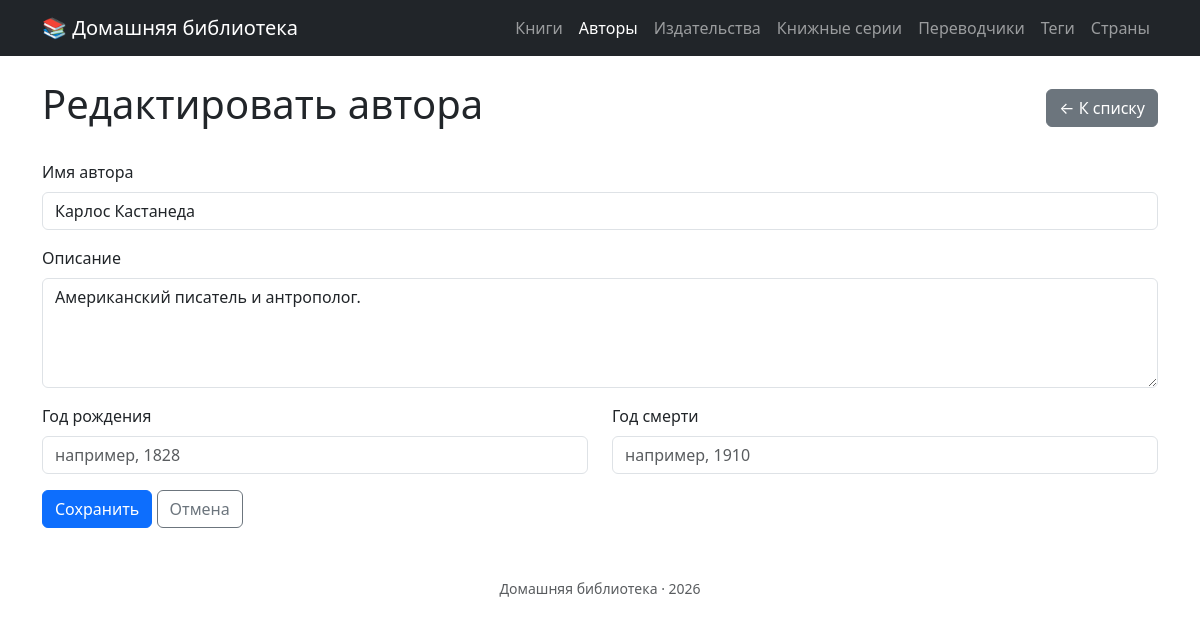
Screenshot of /authors/1/edit with the database file from the repository.
### tables this page shows
CREATE TABLE `authors` (
  `id` int unsigned NOT NULL AUTO_INCREMENT,
  `name` varchar(200) DEFAULT NULL,
  `birth_year` smallint unsigned DEFAULT NULL,
  `death_year` smallint unsigned DEFAULT NULL,
  `description` text,
  `created_at` datetime NOT NULL DEFAULT CURRENT_TIMESTAMP,
  `updated_at` datetime NOT NULL DEFAULT CURRENT_TIMESTAMP ON UPDATE CURRENT_TIMESTAMP,
  PRIMARY KEY (`id`),
  UNIQUE KEY `uq_authors_name` (`name`)
);

### src/Presentation/View/render.php (called while the page is built, shortened)
<?php
function render(string $template, array $data = []): string
{
    extract($data, EXTR_SKIP);
    require BASE_PATH . "/src/Presentation/View/{$template}.php";
    return ob_get_clean();
}

### src/Presentation/Controller/AuthorController.php (called while the page is built, shortened)
<?php
class AuthorController
{
    public function edit(int $id): void{
        $author = $this->authorRepo->findById($id);
        $title = 'Редактировать автора';
        $data = [
            'author' => $author,
            'title' => $title,
            'errors' => []
        ];
        $content = render('author/form', $data);
        require BASE_PATH . '/src/Presentation/View/layout.php';
    }
}

### public/index.php (called while the page is built, shortened)
<?php
require BASE_PATH . '/src/Presentation/View/render.php';
$pdo = new \PDO(
    'mysql:host=127.0.0.1;dbname=books;charset=utf8mb4',
    'root',
    '',
    [
        \PDO::ATTR_ERRMODE => \PDO::ERRMODE_EXCEPTION,
        \PDO::ATTR_DEFAULT_FETCH_MODE => \PDO::FETCH_ASSOC,
    ]
);
$bookRepo = new PdoBookRepository($pdo);
$authorRepo = new PdoAuthorRepository($pdo);
$countryRepo = new PdoCountryRepository($pdo);
$publisherRepo = new PdoPublisherRepository($pdo);
$seriesRepo = new PdoSeriesRepository($pdo);
$translatorRepo = new PdoTranslatorRepository($pdo);
$tagRepo = new PdoTagRepository($pdo);
$bookController = new BookController($bookRepo, $authorRepo, $countryRepo, $publisherRepo, $seriesRepo, $translatorRepo, $tagRepo);
$authorController = new AuthorController($bookRepo, $authorRepo);
$countryController = new CountryController($countryRepo);
$publisherController = new PublisherController($publisherRepo, $bookRepo, $authorRepo);
$seriesController = new SeriesController($seriesRepo, $bookRepo, $authorRepo);
$translatorController = new TranslatorController($translatorRepo, $bookRepo, $authorRepo);
$tagController = new TagController($tagRepo, $bookRepo, $authorRepo);
$router = new Router();
$router->get('/', function() {
    $title = 'Главная';
    $content = render('home');
    require BASE_PATH . '/src/Presentation/View/layout.php';
});
$router->get('/books', function() use($bookController){
    $bookController->index();
});
$router->get('/books/create', function () use ($bookController){
    $bookController->create();
});
$router->post('/books', function () use ($bookController) {
    $bookController->store();
});
$router->get('/books/{id}/edit', function ($id) use ($bookController){
    $bookController->edit((int) $id);
});
$router->post('/books/{id}', function ($id) use ($bookController) {
    $bookController->update((int) $id);
});
$router->post('/books/{id}/delete', function ($id) use ($bookController){
    $bookController->delete((int) $id);
});
$router->get('/books/{id}', function ($id) use ($bookController){
    $bookController->show((int) $id);
});
$router->get('/authors', function () use ($authorController) {
    $authorController->index();
});
$router->get('/authors/create', function () use ($authorController){
    $authorController->create();
});
$router->post('/authors', function () use ($authorController) {
    $authorController->store();
});
$router->get('/authors/{id}/edit', function ($id) use ($authorController){
    $authorController->edit((int) $id);
});
$router->post('/authors/{id}', function ($id) use ($authorController) {
    $authorController->update((int) $id);
});
$router->post('/authors/{id}/delete', function ($id) use ($authorController){
    $authorController->delete((int) $id);
});
$router->get('/authors/{id}', function ($id) use ($authorController) {
    $authorController->show((int) $id);
});
$router->get('/countries', function() use($countryController){
    $countryController->index();
});
$router->get('/countries/create', function() use($countryController){
    $countryController->create();
});
$router->post('/countries', function() use($countryController){
    $countryController->store();
});
$router->get('/countries/{id}/edit', function($id) use ($countryController){
    $countryController->edit((int) $id);
});
$router->post('/countries/{id}', function($id) use ($countryController){
    $countryController->update((int) $id);
});
$router->post('/countries/{id}/delete', function($id) use ($countryController){
    $countryController->delete((int) $id);
});
$router->get('/publishers', function () use ($publisherController) {
    $publisherController->index();
});
$router->get('/publishers/create', function () use ($publisherController) {
    $publisherController->create();
});
$router->post('/publishers', function () use ($publisherController) {
    $publisherController->store();
});
$router->get('/publishers/{id}/edit', function ($id) use ($publisherController) {
    $publisherController->edit((int) $id);
});
$router->post('/publishers/{id}', function ($id) use ($publisherController) {
    $publisherController->update((int) $id);
});
$router->post('/publishers/{id}/delete', function ($id) use ($publisherController) {
    $publisherController->delete((int) $id);
});
$router->get('/series', function () use ($seriesController) {
    $seriesController->index();
});
$router->get('/series/create', function () use ($seriesController) {
    $seriesController->create();
});
$router->post('/series', function () use ($seriesController) {
    $seriesController->store();
});
$router->get('/series/{id}/edit', function ($id) use ($seriesController) {
    $seriesController->edit((int) $id);
});
$router->post('/series/{id}', function ($id) use ($seriesController) {
    $seriesController->update((int) $id);
});
$router->post('/series/{id}/delete', function ($id) use ($seriesController) {
    $seriesController->delete((int) $id);
});
$router->get('/publishers/{id}', function ($id) use ($publisherController) {
    $publisherController->show((int) $id);
});
$router->get('/series/{id}', function ($id) use ($seriesController) {
    $seriesController->show((int) $id);
});
$router->get('/translators', function () use ($translatorController) {
    $translatorController->index();
});
$router->get('/translators/create', function () use ($translatorController) {
    $translatorController->create();
});
$router->post('/translators', function () use ($translatorController) {
    $translatorController->store();
});
$router->get('/translators/{id}/edit', function ($id) use ($translatorController) {
    $translatorController->edit((int) $id);
});
$router->post('/translators/{id}', function ($id) use ($translatorController) {
    $translatorController->update((int) $id);
});
$router->post('/translators/{id}/delete', function ($id) use ($translatorController) {
    $translatorController->delete((int) $id);
});
$router->get('/translators/{id}', function ($id) use ($translatorController) {
    $translatorController->show((int) $id);
});
$router->get('/tags', function () use ($tagController) {
    $tagController->index();
});
$router->get('/tags/create', function () use ($tagController) {
    $tagController->create();
});
$router->post('/tags', function () use ($tagController) {
    $tagController->store();
});
$router->get('/tags/{id}/edit', function ($id) use ($tagController) {
    $tagController->edit((int) $id);
});
$router->post('/tags/{id}', function ($id) use ($tagController) {
    $tagController->update((int) $id);
});
$router->post('/tags/{id}/delete', function ($id) use ($tagController) {
    $tagController->delete((int) $id);
});
$router->get('/tags/{id}', function ($id) use ($tagController) {
    $tagController->show((int) $id);
});
$router->run($_SERVER['REQUEST_URI'], $_SERVER['REQUEST_METHOD']);

### src/Infrastructure/Database/PdoAuthorRepository.php (called while the page is built, shortened)
<?php
final class PdoAuthorRepository implements AuthorRepositoryInterface
{
    public function findById(int $id): ?Author
    {
        $stmt = $this->pdo->prepare("SELECT * FROM authors WHERE id = :id");
        $stmt->execute(['id'=>$id]);
        $row = $stmt->fetch(\PDO::FETCH_ASSOC);
        $author =  Author::reconstitute(
            id: (int)$row['id'],
            name: $row['name'],
            description: $row['description'],
            birthYear: $row['birth_year'],
            deathYear: $row['death_year'],
            createdAt: new \DateTimeImmutable($row['created_at']),
            updatedAt: new \DateTimeImmutable($row['updated_at'])
        );
        return $author;
    }
}

### src/Domain/Author/Author.php (called while the page is built, shortened)
<?php
final class Author
{
    public static function reconstitute(
        int $id,
        string $name,
        ?string $description,
        ?int $birthYear,
        ?int $deathYear,
        \DateTimeImmutable $createdAt,
        \DateTimeImmutable $updatedAt
    ): self{
        return new self(
            id: $id,
            name: $name,
            description: $description,
            birthYear: $birthYear,
            deathYear: $deathYear,
            createdAt: $createdAt,
            updatedAt: $updatedAt
        );
    }
    public function id():int {
        return $this->id;
    }
    public function name(): string{
        return $this->name;
    }
    public function description(): ?string{
        return $this->description;
    }
    public function birthYear(): ?int{
        return $this->birthYear;
    }
    public function deathYear(): ?int{
        return $this->deathYear;
    }
}

### src/Presentation/View/author/form.php (the view, shortened to what this page needs)
<div class="d-flex justify-content-between align-items-center mb-4">
    <h1><?= htmlspecialchars($title) ?></h1>
    <a href="/authors" class="btn btn-secondary">← К списку</a>
</div>
<form method="post" action="<?= $author === null ? '/authors' : '/authors/' . $author->id() ?>">
    <div class="mb-3">
        <label for="title" class="form-label">Имя автора</label>
        <input type="text" name="name" id="name" class="form-control" required
               value="<?= $author !== null ? htmlspecialchars($author->name()) : '' ?>">
    </div>
    <div class="mb-3">
        <label for="description" class="form-label">Описание</label>
        <textarea name="description" id="description" class="form-control" rows="4"><?= $author !== null ? htmlspecialchars($author->description() ?? '') : '' ?></textarea>
    </div>
    <div class="row mb-3">
        <div class="col-md-6">
            <label for="birth_year" class="form-label">Год рождения</label>
            <input type="number" name="birth_year" id="birth_year" class="form-control"
                   placeholder="например, 1828"
                   value="<?= $author !== null && method_exists($author, 'birthYear') ? ($author->birthYear() ?? '') : '' ?>">
        </div>
        <div class="col-md-6">
            <label for="death_year" class="form-label">Год смерти</label>
            <input type="number" name="death_year" id="death_year" class="form-control"
                   placeholder="например, 1910"
                   value="<?= $author !== null && method_exists($author, 'deathYear') ? ($author->deathYear() ?? '') : '' ?>">
        </div>
    </div>
    <button type="submit" class="btn btn-primary">Сохранить</button>
    <a href="/authors" class="btn btn-outline-secondary">Отмена</a>
</form>

### src/Presentation/Router.php (shortened to what this page needs)
<?php
final class Router
{
    private array $routes = [];
    public function  get(string $path, callable $handler): void{
        $this->routes['GET'][$path] = $handler;
    }
    public function post(string $path, callable $handler): void{
        $this->routes['POST'][$path] = $handler;
    }
    public function run(string $uri, string $method = 'GET'): void{
        $path = parse_url($uri, PHP_URL_PATH);
        foreach($this->routes[$method] as $route => $handler){
            $pattern = preg_replace('#\{[^}]+\}#', '([^/]+)', $route);
            $pattern = '#^' . $pattern . '$#';
            if (preg_match($pattern, $path, $matches)) {
                array_shift($matches);
                $handler(...$matches);
                return;
            }
        }
    }
}

### src/Presentation/View/layout.php (shortened to what this page needs)
<!doctype html>
<html lang="ru">
<head>
    <link href="https://cdn.jsdelivr.net/npm/bootstrap@5.3.0/dist/css/bootstrap.min.css" rel="stylesheet">
    <link href="https://cdn.jsdelivr.net/npm/select2@4.1.0-rc.0/dist/css/select2.min.css" rel="stylesheet" />
    <link href="https://cdn.jsdelivr.net/npm/select2-bootstrap-5-theme@1.3.0/dist/select2-bootstrap-5-theme.min.css" rel="stylesheet" />
</head>
<body>
<?php
$currentPath = parse_url($_SERVER['REQUEST_URI'] ?? '/', PHP_URL_PATH);
$isActive = function (string $path, string $prefix): bool {
    if ($prefix === '/') {
        return $path === '/';
    }
    return $path === $prefix || \str_starts_with($path, $prefix . '/');
};
$navItems = [
        ['href' => '/books',       'label' => 'Книги',          'prefix' => '/books'],
        ['href' => '/authors',     'label' => 'Авторы',         'prefix' => '/authors'],
        ['href' => '/publishers',  'label' => 'Издательства',   'prefix' => '/publishers'],
        ['href' => '/series',      'label' => 'Книжные серии',  'prefix' => '/series'],
        ['href' => '/translators', 'label' => 'Переводчики',    'prefix' => '/translators'],
        ['href' => '/tags',        'label' => 'Теги',           'prefix' => '/tags'],
        ['href' => '/countries',   'label' => 'Страны',         'prefix' => '/countries'],
];
?>
<nav class="navbar navbar-expand-lg navbar-dark bg-dark">
    <div class="container">
        <a class="navbar-brand" href="/">📚 Домашняя библиотека</a>
        <ul class="navbar-nav">
            <?php foreach ($navItems as $item): ?>
                <?php $active = $isActive($currentPath, $item['prefix']); ?>
                <li class="nav-item">
                    <a class="nav-link <?= $active ? 'active' : '' ?>"
                       href="<?= htmlspecialchars($item['href']) ?>"
                            <?= $active ? 'aria-current="page"' : '' ?>>
                        <?= htmlspecialchars($item['label']) ?>
                    </a>
                </li>
            <?php endforeach; ?>
        </ul>
    </div>
</nav>
<main class="container my-4">
    <?= $content ?? '' ?>
</main>
<footer class="text-center text-muted py-4">
    <small>Домашняя библиотека · <?= date('Y') ?></small>
</footer>
</body>
</html>

### rows the page displays
authors: label "Книги", label "Авторы", label "Издательства", label "Книжные серии", label "Переводчики", label "Теги", label "Страны", name "Карлос Кастанеда", description "Американский писатель и антрополог."
